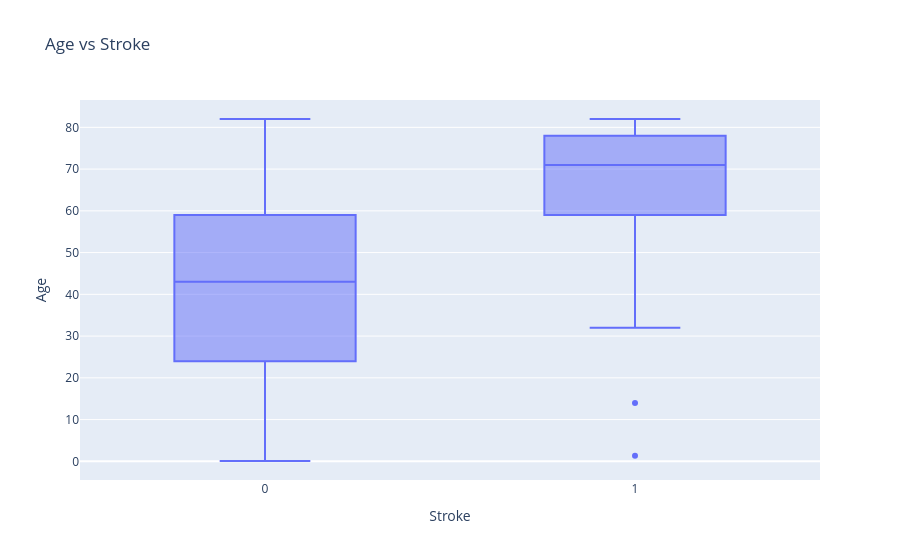
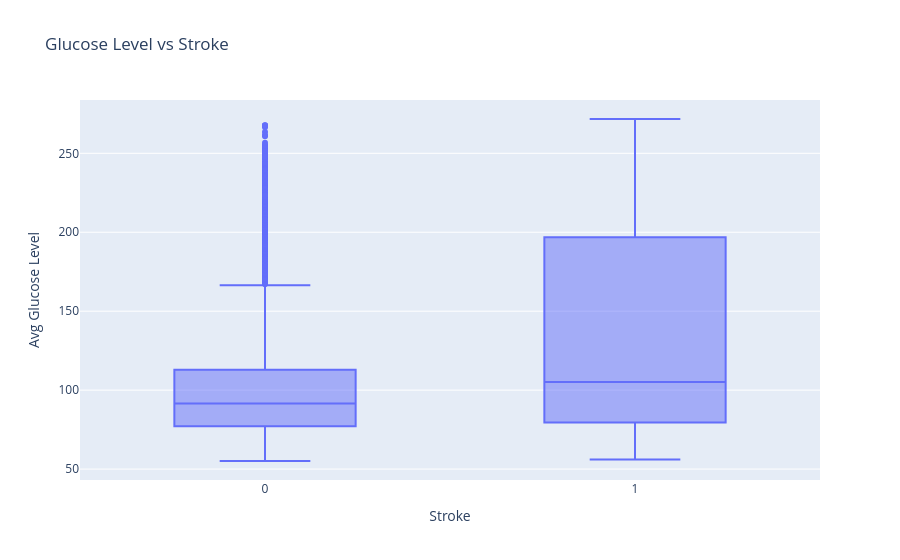

Source (notebook cell) for these figures, in order:
### Code cell
fig = px.box(
    df,
    x='stroke',
    y='age',
    title='Age vs Stroke',
    labels={'stroke': 'Stroke', 'age': 'Age'}
)
fig.show()

fig = px.box(
    df,
    x='stroke',
    y='avg_glucose_level',
    title='Glucose Level vs Stroke',
    labels={'stroke': 'Stroke', 'avg_glucose_level': 'Avg Glucose Level'}
)
fig.show()

fig = px.box(
    df,
    x='stroke',
    y='bmi',
    title='BMI vs Stroke',
    labels={'stroke': 'Stroke', 'bmi': 'BMI'}
)
fig.show()

### Figure 1 — Plotly figure (JSON) as saved in the notebook; plotly's stock layout.template omitted (floating-point values rounded to 4 significant figures; data arrays with more than 128 entries replaced by an {"elided": "..."} marker saying what was removed)
{"data": [{"alignmentgroup": "True", "hovertemplate": "Stroke=%{x}<br>Age=%{y}<extra></extra>", "legendgroup": "", "marker": {"color": "#636efa"}, "name": "", "notched": false, "offsetgroup": "", "orientation": "v", "showlegend": false, "type": "box", "x": {"elided": "5110 int values"}, "x0": " ", "xaxis": "x", "y": {"elided": "5110 float values"}, "y0": " ", "yaxis": "y"}], "layout": {"boxmode": "group", "legend": {"tracegroupgap": 0}, "title": {"text": "Age vs Stroke"}, "xaxis": {"anchor": "y", "domain": [0, 1], "title": {"text": "Stroke"}}, "yaxis": {"anchor": "x", "domain": [0, 1], "title": {"text": "Age"}}}}

### Figure 2 — Plotly figure (JSON) as saved in the notebook; plotly's stock layout.template omitted (floating-point values rounded to 4 significant figures; data arrays with more than 128 entries replaced by an {"elided": "..."} marker saying what was removed)
{"data": [{"alignmentgroup": "True", "hovertemplate": "Stroke=%{x}<br>Avg Glucose Level=%{y}<extra></extra>", "legendgroup": "", "marker": {"color": "#636efa"}, "name": "", "notched": false, "offsetgroup": "", "orientation": "v", "showlegend": false, "type": "box", "x": {"elided": "5110 int values"}, "x0": " ", "xaxis": "x", "y": {"elided": "5110 float values"}, "y0": " ", "yaxis": "y"}], "layout": {"boxmode": "group", "legend": {"tracegroupgap": 0}, "title": {"text": "Glucose Level vs Stroke"}, "xaxis": {"anchor": "y", "domain": [0, 1], "title": {"text": "Stroke"}}, "yaxis": {"anchor": "x", "domain": [0, 1], "title": {"text": "Avg Glucose Level"}}}}
